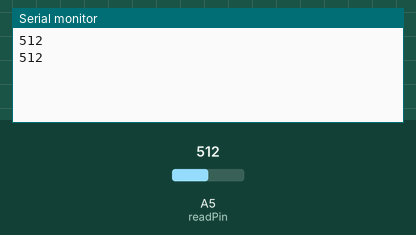
This sketch was run on a simulated Arduino Uno, built with avr-gcc and run on an emulated ATmega328P. On the bench: the last lines printed to the serial monitor. The test bench sets the inputs (shaded band); at power-on: A5 (readPin) = 512.

Above: at 1.8 s.
1.9 s: A5 (readPin) set to 716
At 2.8 s:
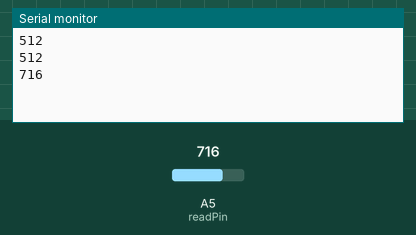
3.4 s: A5 (readPin) set to 900
At 4.8 s:
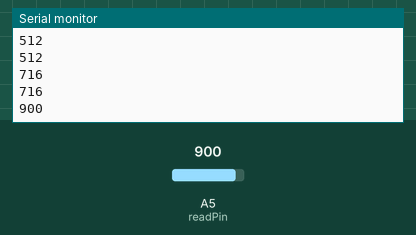
Timing chart, 0 to 6.4 s (numbered marks = the images above; inputs shaded):
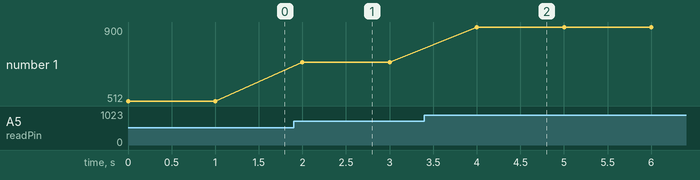

The sketch:

read_volt1.ino
```cpp
// C++ code
//variable
int readPin = A5;

void setup()
{
  pinMode(readPin,INPUT);
  Serial.begin(9600);
}

void loop()
{
  Serial.println(analogRead(readPin));
  delay(1000); // Wait for 1000 millisecond(s)
}
```

Measured:
- after the input at 1.9 s, the serial monitor: prints a new line after 0.10 s (image 1)
- after the input at 3.4 s, the serial monitor: prints a new line after 0.60 s (image 2)
- plotted number 1: 512 → 716 after the input at 1.9 s, 716 → 900 after the input at 3.4 s
